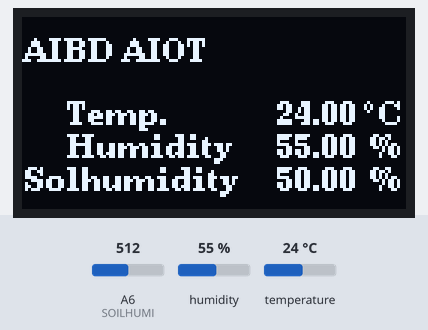
Bench run of a sketch on a simulated Arduino Nano, built with avr-gcc and run on an emulated ATmega328P. Shown: 128×64 one-colour display. The inputs (shaded band) are chosen by the test bench; at power-on: humidity 55 %, A6 (SOILHUMI) = 512, temperature 24 °C.

Above: at 6.9 s.
7.0 s: humidity set to 22 %
At 10.1 s:
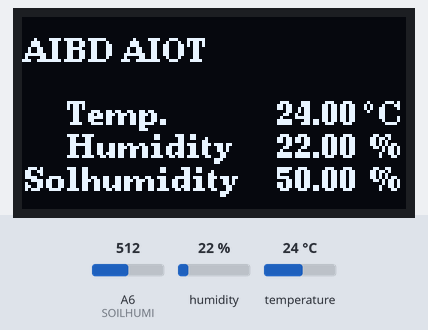
11.6 s: A6 (SOILHUMI) set to 716
At 13.3 s:
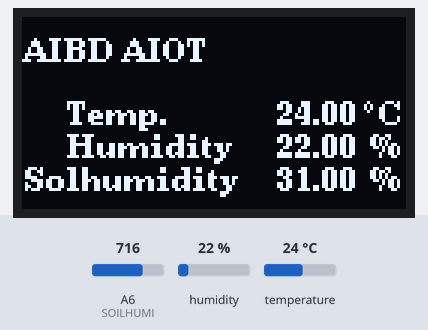
16.2 s: temperature set to 12 °C
At 19.6 s:
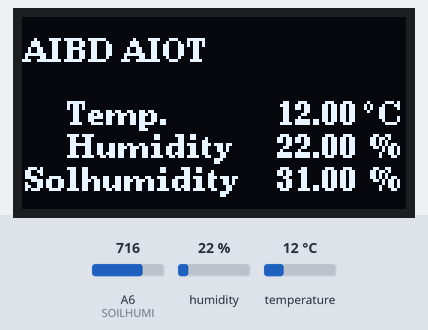
20.8 s: A6 (SOILHUMI) set to 900
At 22.7 s:
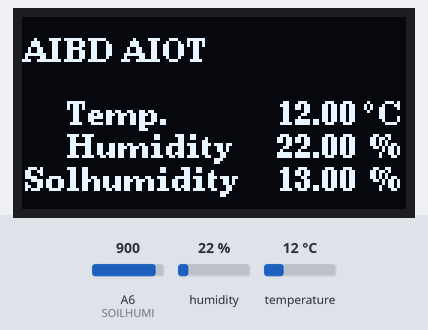
25.4 s: humidity set to 40 %
At 29.0 s:
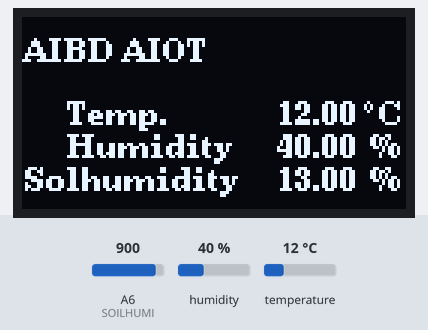
30.0 s: A6 (SOILHUMI) set to 1023
At 32.1 s:
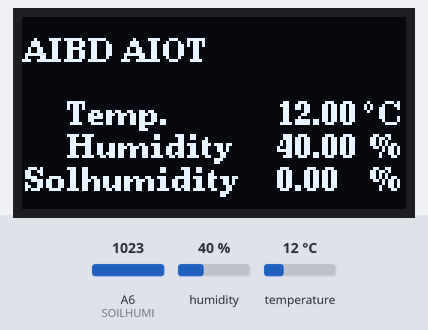
Timing chart, 0 to 33.6 s (numbered marks = the images above; inputs shaded):
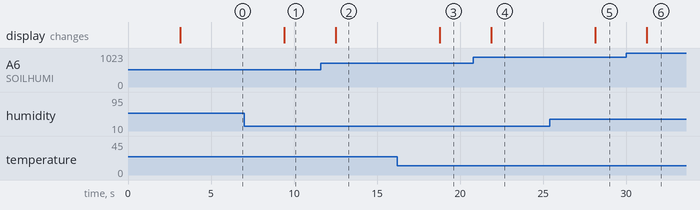

Measured:
- after the input at 7.0 s, the display: changes after 2.4 s (image 1)
- after the input at 11.6 s, the display: changes after 0.92 s (image 2)
- after the input at 16.2 s, the display: changes after 2.6 s (image 3)
- after the input at 20.8 s, the display: changes after 1.1 s (image 4)
- after the input at 25.4 s, the display: changes after 2.7 s (image 5)
- after the input at 30.0 s, the display: changes after 1.2 s (image 6)

The sketch:

Exercise1.ino
```cpp
///////////////////청년 AI 빅데이터 아카데미 C4조 김우영, 전현지/////////////////////
/////////////////////////////AIOT_Exercise 3//////////////////////////////////////
/*************업로딩 에러시 터미널 열고 sudo chmod a+rw /dev/ttyUSB0***************/

//전처리문//
#include <U8g2lib.h>      // OLED 모듈
#include "DHT.h"          // DHT22
U8G2_SH1106_128X64_NONAME_F_HW_I2C u8g2(U8G2_R0, /* reset=*/ U8X8_PIN_NONE);

#define DHTPIN A1
#define DHTTYPE DHT22
#define SOILHUMI A6

DHT dht(DHTPIN, DHTTYPE);

uint32_t DataCaptureDelay = 3000;     // 3000ms 간격 설정
uint32_t DataCapture_ST = 0;

//변수 선언//
float Temp;     // 온도
float Humi;     // 습도
float Soilhumi; // 토양 습도

//쎄-텁 팡션//
void setup() {
  dht.begin();
  u8g2.begin();
  pinMode(SOILHUMI, INPUT);         // pin num = A6, mode = INPUT

  DataCapture_ST = millis();
}

//뤂 팡션//
void loop() {
  //*****3000ms 간격으로 Temp, Humi 측정*********//
  if ((millis() - DataCapture_ST) > DataCaptureDelay) {
    Humi = dht.readHumidity();
    Temp = dht.readTemperature();

  //*****Humi, Temp, Soilhumi nan값 출력시*******//
  if (isnan(Humi) || isnan(Temp) || isnan(Soilhumi)) {
    Serial.println(F("Failed to read from DHT sensor!"));
    return;
  }

  Soilhumi = map(analogRead(SOILHUMI), 0, 1023, 100, 0);    // 습도가 높으면 0, 낮으면 100
  OLEDdraw();
  DataCapture_ST = millis();
  }
}

void OLEDdraw() {
  u8g2.clearBuffer();

  u8g2.setFont(u8g2_font_ncenB08_te);
  u8g2.drawStr(1, 15, "AIBD AIOT");

  //*******Temp 표시*********//
  u8g2.drawStr(15, 36, "Temp.");
  u8g2.setCursor(85, 36);
  u8g2.print(Temp);
  u8g2.drawStr(114, 36, "\xb0");
  u8g2.drawStr(119, 36, "C");

  //*******Humidity 표시********//
  u8g2.drawStr(15, 47, "Humidity");
  u8g2.setCursor(85, 47); u8g2.print(Humi);
  u8g2.drawStr(116, 47, "%");

  //*******Soilhumidity 표시********//
  u8g2.drawStr(1, 58, "Solhumidity");
  u8g2.setCursor(85, 58); u8g2.print(Soilhumi);
  u8g2.drawStr(116, 58, "%");

  u8g2.sendBuffer();
}
```
